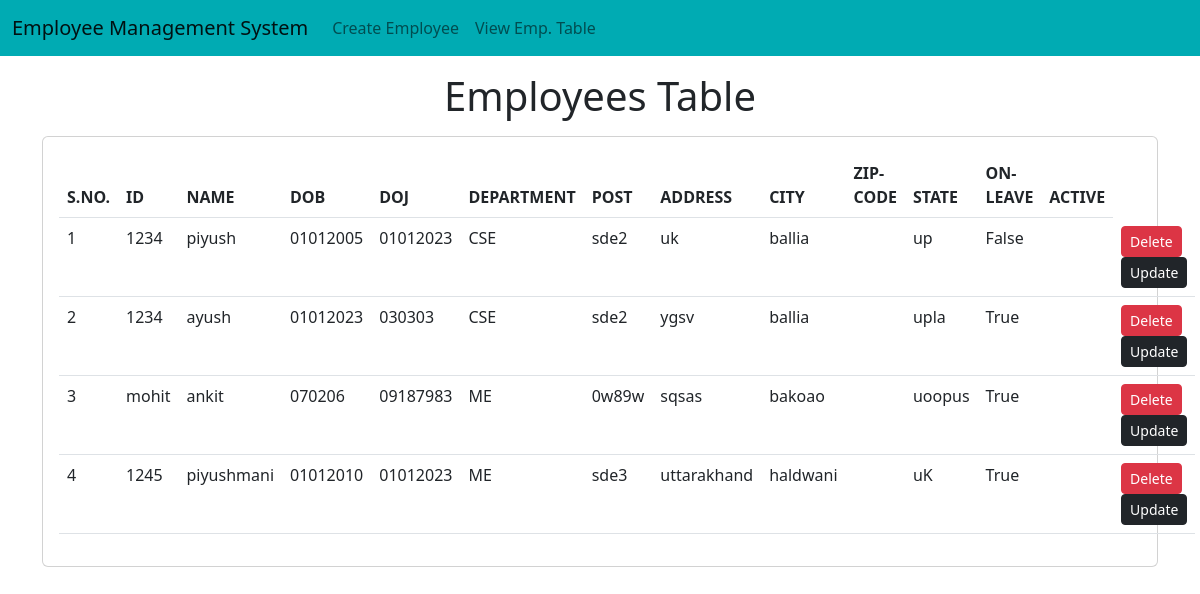
The page /emp/home/ on the database its author committed.
### emp/models.py (models this page shows, shortened)
class Emp(models.Model):
    emp_id=models.CharField(max_length=200)
    name=models.CharField(max_length=200)
    dob=models.CharField(max_length=50)
    doj=models.CharField(max_length=50)
    department=models.CharField(max_length=200)
    post=models.CharField(max_length=50)
    address=models.CharField(max_length=150)
    city=models.CharField(max_length=150)
    zip_code=models.CharField(max_length=10)
    state=models.CharField(max_length=50)
    onleave=models.BooleanField(default=True)

### emp/views.py (the view)
# urls.py: path("home/",emp_home),
def emp_home(request):
    emps=Emp.objects.all()
    return render(request,"emp/home.html",{'emps':emps})

### templates/emp/home.html (shortened to what this page needs)
<!doctype html>
<html lang="en">
  <head>
    <link href="https://cdn.jsdelivr.net/npm/bootstrap@5.2.2/dist/css/bootstrap.min.css" rel="stylesheet">
  </head>
  <body>
    {% include 'emp/navbar.html' %}
    <h1 class="text-center my-3">Employees Table</h1>
    <div class="container">
      <div class="row">
        <div class="col-md-12">
          <div class="card">
            <div class="card-body">
              <table class="table">
                <thead>
                  <tr>
                    <th>S.NO.</th>
                    <th>ID</th>
                    <th>NAME</th>
                    <th>DOB</th>
                    <th>DOJ</th>
                    <th>DEPARTMENT</th>
                    <th>POST</th>
                    <th>ADDRESS</th>
                    <th>CITY</th>
                    <th>ZIP-CODE</th>
                    <th>STATE</th>
                    <th>ON-LEAVE</th>
                    <th>ACTIVE</th>
                  </tr>
                </thead>
                <tbody>
                  {% for e in emps %}
                  <tr>
                    <td>{{forloop.counter}}</td>
                    <td>{{e.emp_id}}</td>
                    <td>{{e.name}}</td>
                    <td>{{e.dob}}</td>
                    <td>{{e.doj}}</td>
                    <td>{{e.department}}</td>
                    <td>{{e.post}}</td>
                    <td>{{e.address}}</td>
                    <td>{{e.city}}</td>
                    <td>{{e.zip}}</td>
                    <td>{{e.state}}</td>
                    <td>{{e.onleave}}</td>
                    <td>{{e.active}}</td>
                    <td>
                      <a href="/emp/delete-emp/{{e.id}}" class="btn btn-danger btn-sm">Delete</a>
                      <a href="/emp/update-emp/{{e.id}}" class="btn btn-dark btn-sm">Update</a>
                    </td>
                  </tr>
                  {% endfor %}
                </tbody>
              </table>
            </div>
          </div>
        </div>
      </div>
    </div>
  </body>
</html>

### templates/emp/navbar.html (shortened to what this page needs)
<nav class="navbar navbar-expand-lg" style="background-color: #00ABB3;">
    <div class="container-fluid">
      <a class="navbar-brand" href="/emp/home/">Employee Management System</a>
      <div class="collapse navbar-collapse" id="navbarSupportedContent">
        <ul class="navbar-nav me-auto mb-2 mb-lg-0">
          <li class="nav-item">
            <a class="nav-link" href="/emp/add-emp/">Create Employee</a>
          </li>
          <li><a class="nav-link" href="/emp/home/">View Emp. Table</a></li>
        </ul>
      </div>
    </div>
  </nav>

### rows shown on the page
Emp: emp_id "1234", name "piyush", dob "01012005", doj "01012023", department "CSE", post "sde2", address "uk", city "ballia", state "up", onleave "False"
Emp: emp_id "1234", name "ayush", dob "01012023", doj "030303", department "CSE", post "sde2", address "ygsv", city "ballia", state "upla", onleave "True"
Emp: emp_id "mohit", name "ankit", dob "070206", doj "09187983", department "ME", post "0w89w", address "sqsas", city "bakoao", state "uoopus", onleave "True"
Emp: emp_id "1245", name "piyushmani", dob "01012010", doj "01012023", department "ME", post "sde3", address "uttarakhand", city "haldwani", state "uK", onleave "True"
